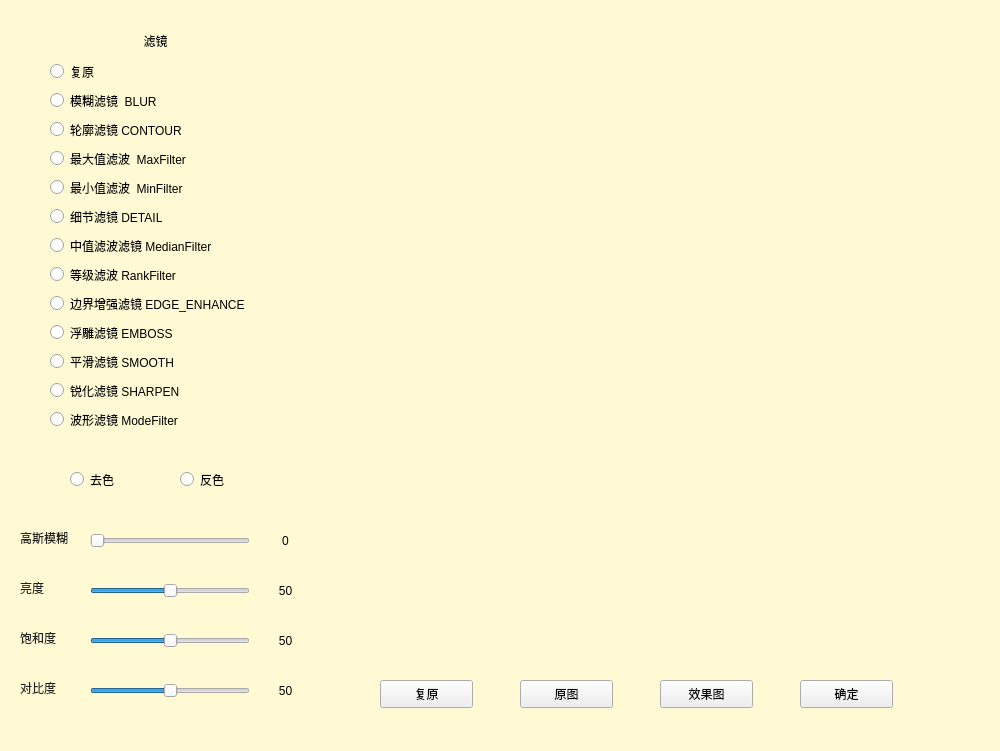
<?xml version="1.0" encoding="UTF-8"?>
<ui version="4.0">
 <class>MainWindow</class>
 <widget class="QMainWindow" name="MainWindow">
  <property name="geometry">
   <rect>
    <x>0</x>
    <y>0</y>
    <width>1000</width>
    <height>751</height>
   </rect>
  </property>
  <property name="windowTitle">
   <string>MainWindow</string>
  </property>
  <widget class="QWidget" name="centralWidget">
   <widget class="QLabel" name="imgBalanceWin">
    <property name="geometry">
     <rect>
      <x>320</x>
      <y>20</y>
      <width>631</width>
      <height>621</height>
     </rect>
    </property>
    <property name="text">
     <string/>
    </property>
   </widget>
   <widget class="QWidget" name="gridLayoutWidget">
    <property name="geometry">
     <rect>
      <x>40</x>
      <y>60</y>
      <width>232</width>
      <height>371</height>
     </rect>
    </property>
    <layout class="QGridLayout" name="gridLayout" rowstretch="0,0,0,0,0,0,0,0,0,0,0,0,0">
     <property name="leftMargin">
      <number>10</number>
     </property>
     <item row="12" column="0">
      <widget class="QRadioButton" name="filter_mode">
       <property name="text">
        <string>波形滤镜 ModeFilter</string>
       </property>
      </widget>
     </item>
     <item row="6" column="0">
      <widget class="QRadioButton" name="filter_median">
       <property name="text">
        <string>中值滤波滤镜 MedianFilter</string>
       </property>
      </widget>
     </item>
     <item row="3" column="0">
      <widget class="QRadioButton" name="filter_max">
       <property name="text">
        <string>最大值滤波  MaxFilter</string>
       </property>
      </widget>
     </item>
     <item row="2" column="0">
      <widget class="QRadioButton" name="filter_contour">
       <property name="text">
        <string>轮廓滤镜 CONTOUR</string>
       </property>
      </widget>
     </item>
     <item row="5" column="0">
      <widget class="QRadioButton" name="filter_detail">
       <property name="text">
        <string>细节滤镜 DETAIL</string>
       </property>
      </widget>
     </item>
     <item row="8" column="0">
      <widget class="QRadioButton" name="filter_edge_enhance">
       <property name="text">
        <string>边界增强滤镜 EDGE_ENHANCE</string>
       </property>
      </widget>
     </item>
     <item row="10" column="0">
      <widget class="QRadioButton" name="filter_smooth">
       <property name="text">
        <string>平滑滤镜 SMOOTH</string>
       </property>
      </widget>
     </item>
     <item row="4" column="0">
      <widget class="QRadioButton" name="filter_min">
       <property name="text">
        <string>最小值滤波  MinFilter</string>
       </property>
      </widget>
     </item>
     <item row="7" column="0">
      <widget class="QRadioButton" name="filter_rank">
       <property name="text">
        <string>等级滤波 RankFilter</string>
       </property>
      </widget>
     </item>
     <item row="9" column="0">
      <widget class="QRadioButton" name="filter_emboss">
       <property name="text">
        <string>浮雕滤镜 EMBOSS</string>
       </property>
      </widget>
     </item>
     <item row="1" column="0">
      <widget class="QRadioButton" name="filter_blue">
       <property name="text">
        <string>模糊滤镜  BLUR</string>
       </property>
      </widget>
     </item>
     <item row="11" column="0">
      <widget class="QRadioButton" name="filter_sharpen">
       <property name="text">
        <string>锐化滤镜 SHARPEN</string>
       </property>
      </widget>
     </item>
     <item row="0" column="0">
      <widget class="QRadioButton" name="filter_reset">
       <property name="text">
        <string>复原</string>
       </property>
      </widget>
     </item>
    </layout>
   </widget>
   <widget class="QLabel" name="label">
    <property name="geometry">
     <rect>
      <x>50</x>
      <y>30</y>
      <width>211</width>
      <height>21</height>
     </rect>
    </property>
    <property name="text">
     <string>滤镜</string>
    </property>
    <property name="alignment">
     <set>Qt::AlignCenter</set>
    </property>
   </widget>
   <widget class="QSlider" name="saturatSlider">
    <property name="geometry">
     <rect>
      <x>90</x>
      <y>630</y>
      <width>160</width>
      <height>22</height>
     </rect>
    </property>
    <property name="sliderPosition">
     <number>50</number>
    </property>
    <property name="orientation">
     <enum>Qt::Horizontal</enum>
    </property>
   </widget>
   <widget class="QLabel" name="brightLabel">
    <property name="geometry">
     <rect>
      <x>20</x>
      <y>580</y>
      <width>50</width>
      <height>16</height>
     </rect>
    </property>
    <property name="styleSheet">
     <string notr="true">color: rgb(35, 35, 35);</string>
    </property>
    <property name="text">
     <string>亮度</string>
    </property>
   </widget>
   <widget class="QLabel" name="saturatLabel">
    <property name="geometry">
     <rect>
      <x>20</x>
      <y>630</y>
      <width>50</width>
      <height>15</height>
     </rect>
    </property>
    <property name="styleSheet">
     <string notr="true">color: rgb(35, 35, 35);</string>
    </property>
    <property name="text">
     <string>饱和度</string>
    </property>
   </widget>
   <widget class="QLabel" name="contrastLabel">
    <property name="geometry">
     <rect>
      <x>20</x>
      <y>680</y>
      <width>50</width>
      <height>15</height>
     </rect>
    </property>
    <property name="styleSheet">
     <string notr="true">color: rgb(35, 35, 35);</string>
    </property>
    <property name="text">
     <string>对比度</string>
    </property>
   </widget>
   <widget class="QSlider" name="brightSlider">
    <property name="enabled">
     <bool>true</bool>
    </property>
    <property name="geometry">
     <rect>
      <x>90</x>
      <y>580</y>
      <width>160</width>
      <height>22</height>
     </rect>
    </property>
    <property name="cursor">
     <cursorShape>ArrowCursor</cursorShape>
    </property>
    <property name="mouseTracking">
     <bool>false</bool>
    </property>
    <property name="focusPolicy">
     <enum>Qt::StrongFocus</enum>
    </property>
    <property name="contextMenuPolicy">
     <enum>Qt::DefaultContextMenu</enum>
    </property>
    <property name="autoFillBackground">
     <bool>false</bool>
    </property>
    <property name="sliderPosition">
     <number>50</number>
    </property>
    <property name="orientation">
     <enum>Qt::Horizontal</enum>
    </property>
   </widget>
   <widget class="QSlider" name="contrastSlider">
    <property name="geometry">
     <rect>
      <x>90</x>
      <y>680</y>
      <width>160</width>
      <height>22</height>
     </rect>
    </property>
    <property name="sliderPosition">
     <number>50</number>
    </property>
    <property name="orientation">
     <enum>Qt::Horizontal</enum>
    </property>
   </widget>
   <widget class="QLabel" name="GaussBlurLabel">
    <property name="geometry">
     <rect>
      <x>20</x>
      <y>530</y>
      <width>61</width>
      <height>16</height>
     </rect>
    </property>
    <property name="styleSheet">
     <string notr="true">color: rgb(35, 35, 35);</string>
    </property>
    <property name="text">
     <string>高斯模糊</string>
    </property>
   </widget>
   <widget class="QSlider" name="GaussBlurSlider">
    <property name="enabled">
     <bool>true</bool>
    </property>
    <property name="geometry">
     <rect>
      <x>90</x>
      <y>530</y>
      <width>160</width>
      <height>22</height>
     </rect>
    </property>
    <property name="cursor">
     <cursorShape>ArrowCursor</cursorShape>
    </property>
    <property name="mouseTracking">
     <bool>false</bool>
    </property>
    <property name="focusPolicy">
     <enum>Qt::StrongFocus</enum>
    </property>
    <property name="contextMenuPolicy">
     <enum>Qt::DefaultContextMenu</enum>
    </property>
    <property name="autoFillBackground">
     <bool>false</bool>
    </property>
    <property name="maximum">
     <number>10</number>
    </property>
    <property name="sliderPosition">
     <number>0</number>
    </property>
    <property name="orientation">
     <enum>Qt::Horizontal</enum>
    </property>
   </widget>
   <widget class="QRadioButton" name="deColor_Radio">
    <property name="geometry">
     <rect>
      <x>70</x>
      <y>470</y>
      <width>71</width>
      <height>19</height>
     </rect>
    </property>
    <property name="text">
     <string>去色</string>
    </property>
   </widget>
   <widget class="QRadioButton" name="invertColor_Radio">
    <property name="geometry">
     <rect>
      <x>180</x>
      <y>470</y>
      <width>71</width>
      <height>19</height>
     </rect>
    </property>
    <property name="text">
     <string>反色</string>
    </property>
   </widget>
   <widget class="QPushButton" name="origin_Btn">
    <property name="geometry">
     <rect>
      <x>520</x>
      <y>680</y>
      <width>93</width>
      <height>28</height>
     </rect>
    </property>
    <property name="styleSheet">
     <string notr="true"/>
    </property>
    <property name="text">
     <string>原图</string>
    </property>
   </widget>
   <widget class="QPushButton" name="draw_Btn">
    <property name="geometry">
     <rect>
      <x>660</x>
      <y>680</y>
      <width>93</width>
      <height>28</height>
     </rect>
    </property>
    <property name="text">
     <string>效果图</string>
    </property>
   </widget>
   <widget class="QPushButton" name="reset_Btn">
    <property name="geometry">
     <rect>
      <x>380</x>
      <y>680</y>
      <width>93</width>
      <height>28</height>
     </rect>
    </property>
    <property name="text">
     <string>复原</string>
    </property>
   </widget>
   <widget class="QPushButton" name="ok_Btn">
    <property name="geometry">
     <rect>
      <x>800</x>
      <y>680</y>
      <width>93</width>
      <height>28</height>
     </rect>
    </property>
    <property name="text">
     <string>确定</string>
    </property>
   </widget>
   <widget class="QLabel" name="label_2">
    <property name="geometry">
     <rect>
      <x>0</x>
      <y>0</y>
      <width>1001</width>
      <height>751</height>
     </rect>
    </property>
    <property name="styleSheet">
     <string notr="true">background-color: rgb(255, 250, 212);
</string>
    </property>
    <property name="text">
     <string/>
    </property>
   </widget>
   <widget class="QLabel" name="GaussBlur_label">
    <property name="geometry">
     <rect>
      <x>270</x>
      <y>530</y>
      <width>31</width>
      <height>21</height>
     </rect>
    </property>
    <property name="text">
     <string>0</string>
    </property>
    <property name="alignment">
     <set>Qt::AlignCenter</set>
    </property>
   </widget>
   <widget class="QLabel" name="saturat_label">
    <property name="geometry">
     <rect>
      <x>270</x>
      <y>630</y>
      <width>31</width>
      <height>21</height>
     </rect>
    </property>
    <property name="text">
     <string>50</string>
    </property>
    <property name="alignment">
     <set>Qt::AlignCenter</set>
    </property>
   </widget>
   <widget class="QLabel" name="bright_label">
    <property name="geometry">
     <rect>
      <x>270</x>
      <y>580</y>
      <width>31</width>
      <height>21</height>
     </rect>
    </property>
    <property name="text">
     <string>50</string>
    </property>
    <property name="alignment">
     <set>Qt::AlignCenter</set>
    </property>
   </widget>
   <widget class="QLabel" name="contrast_label">
    <property name="geometry">
     <rect>
      <x>270</x>
      <y>680</y>
      <width>31</width>
      <height>21</height>
     </rect>
    </property>
    <property name="text">
     <string>50</string>
    </property>
    <property name="alignment">
     <set>Qt::AlignCenter</set>
    </property>
   </widget>
   <zorder>label_2</zorder>
   <zorder>imgBalanceWin</zorder>
   <zorder>gridLayoutWidget</zorder>
   <zorder>filter_blue</zorder>
   <zorder>filter_contour</zorder>
   <zorder>label</zorder>
   <zorder>saturatSlider</zorder>
   <zorder>brightLabel</zorder>
   <zorder>saturatLabel</zorder>
   <zorder>contrastLabel</zorder>
   <zorder>brightSlider</zorder>
   <zorder>contrastSlider</zorder>
   <zorder>GaussBlurLabel</zorder>
   <zorder>GaussBlurSlider</zorder>
   <zorder>deColor_Radio</zorder>
   <zorder>invertColor_Radio</zorder>
   <zorder>origin_Btn</zorder>
   <zorder>draw_Btn</zorder>
   <zorder>reset_Btn</zorder>
   <zorder>ok_Btn</zorder>
   <zorder>GaussBlur_label</zorder>
   <zorder>saturat_label</zorder>
   <zorder>bright_label</zorder>
   <zorder>contrast_label</zorder>
  </widget>
 </widget>
 <resources/>
 <connections/>
</ui>
